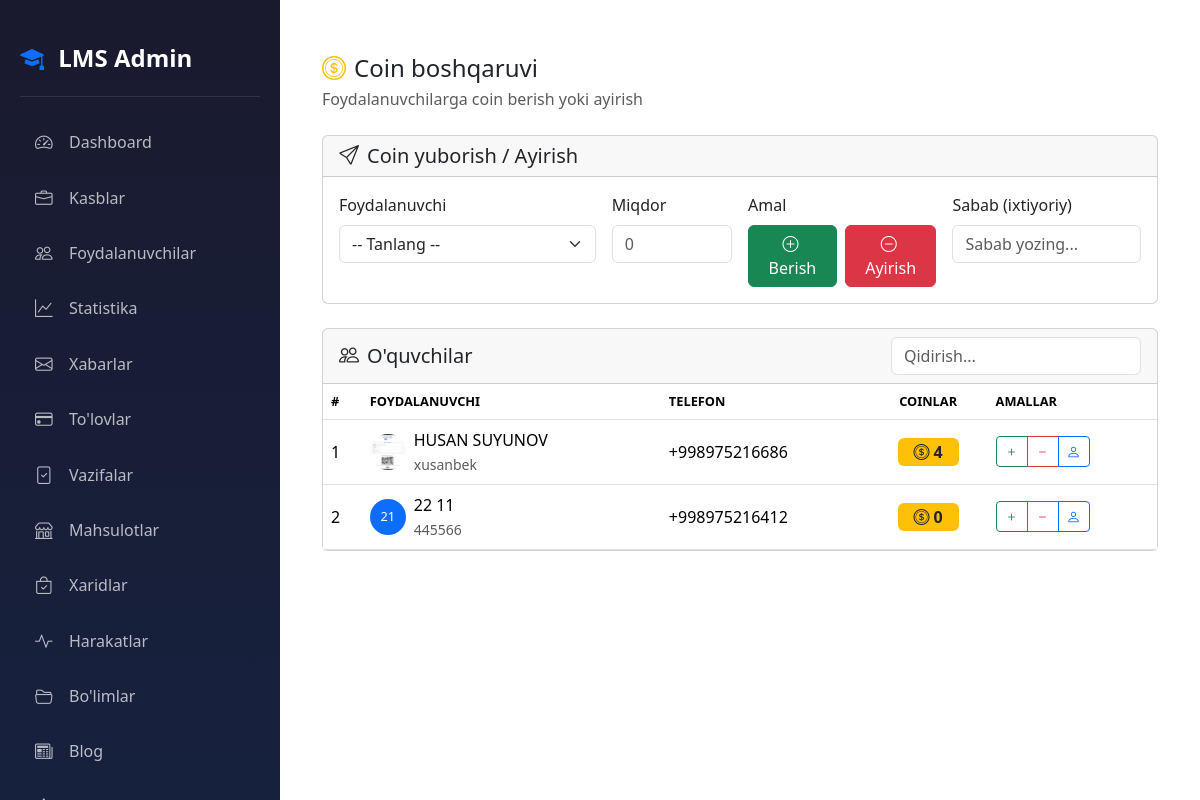
The page /dashboard/coins/ (signed in) on the database as committed earlier.
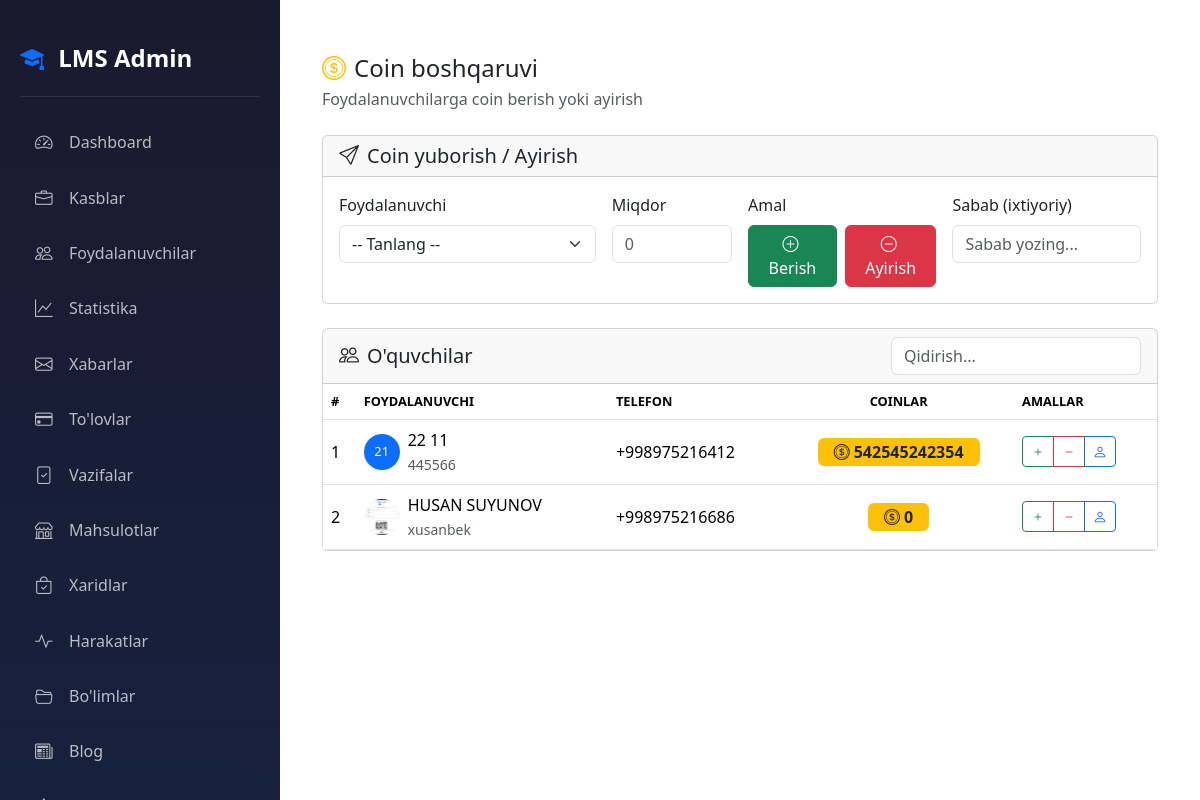
The same page on the database as committed later.
### accounts/models.py (models this page shows, shortened)
class CustomUser(AbstractUser):
    ROLE_CHOICES = (
        ('admin', 'Admin'),
        ('teacher', "O'qituvchi"),
        ('student', "O'quvchi"),
    )
    first_name = models.CharField(max_length=100, verbose_name="Ism")
    last_name = models.CharField(max_length=100, verbose_name="Familiya")
    phone = models.CharField(max_length=20, unique=True, verbose_name="Telefon raqam")
    role = models.CharField(
        max_length=20,
        choices=ROLE_CHOICES,
        default='student',
        verbose_name="Rol"
    )
    photo = models.ImageField(
        upload_to='profiles/',
        blank=True,
        null=True,
        verbose_name="Profil rasmi"
    )
    profession = models.ForeignKey(
        'Profession',
        on_delete=models.SET_NULL,
        null=True,
        blank=True,
        related_name='students',
        verbose_name="Yo'nalish"
    )
    is_blocked = models.BooleanField(default=False, verbose_name="Bloklangan")
    last_activity = models.DateTimeField(null=True, blank=True, verbose_name="Oxirgi faollik")
    bio = models.TextField(blank=True, null=True, verbose_name="O'zi haqida")
    coins = models.IntegerField(default=0, verbose_name="Coinlar")
    total_online_time = models.IntegerField(default=0, verbose_name="Jami online vaqt (daqiqa)")
    address = models.CharField(max_length=300, blank=True, null=True, verbose_name="Yashash manzili")
    birth_date = models.DateField(null=True, blank=True, verbose_name="Tug'ilgan kuni")
    id_card = models.FileField(
        upload_to='documents/id_cards/',
        blank=True,
        null=True,
        verbose_name="ID karta / Pasport"
    )
    birth_certificate = models.FileField(
        upload_to='documents/birth_certificates/',
        blank=True,
        null=True,
        verbose_name="Tug'ilganlik haqida guvohnoma"
    )
    @property
    def is_admin(self):
        return self.role == 'admin'
    @property
    def full_name(self):
        return f"{self.first_name} {self.last_name}".strip()
    class Meta:
        verbose_name = "Foydalanuvchi"
        verbose_name_plural = "Foydalanuvchilar"

### accounts/views.py (the view, shortened to what this page needs)
# urls.py: path('dashboard/coins/', views.admin_manage_coins, name='admin_manage_coins'),
@login_required
def admin_manage_coins(request):
    if not request.user.is_admin:
        messages.error(request, "Sizda bu sahifaga kirish huquqi yo'q!")
        return redirect('home')
    users = CustomUser.objects.filter(role='student').order_by('-coins', 'first_name')
    return render(request, 'accounts/admin/manage_coins.html', {
        'users': users,
    })

### accounts/management/commands/check_birthdays.py (called while the page is built, shortened)
    def handle(self, *args, **kwargs):
        today = timezone.now().date()
        users = CustomUser.objects.filter(birth_date__day=today.day, birth_date__month=today.month)
        if not users.exists():
            self.stdout.write(self.style.SUCCESS('No birthdays today.'))
            return

### accounts/templates/accounts/admin/manage_coins.html (shortened to what the changed rows need)
{% extends 'accounts/admin/base_admin.html' %}
{% block admin_content %}<div class="container-fluid py-4">
    <div class="card">
        <div class="card-body p-0">
            <div class="table-responsive">
                <table class="table table-hover mb-0" id="usersTable">
                    <thead>
                        <tr>
                            <th>#</th>
                            <th>Foydalanuvchi</th>
                            <th>Telefon</th>
                            <th class="text-center">Coinlar</th>
                            <th>Amallar</th>
                        </tr>
                    </thead>
                    <tbody>
                        {% for user in users %}
                        <tr>
                            <td>{{ forloop.counter }}</td>
                            <td>
                                <div class="d-flex align-items-center gap-2">
                                    {% if user.photo %}
                                    <img src="{{ user.photo.url }}" class="rounded-circle" width="36" height="36" style="object-fit: cover;">
                                    {% else %}
                                    <div class="rounded-circle bg-primary text-white d-flex align-items-center justify-content-center" style="width: 36px; height: 36px; font-size: 0.8rem;">
                                        {{ user.first_name.0 }}{{ user.last_name.0 }}
                                    </div>
                                    {% endif %}
                                    <div>
                                        <div class="fw-medium">{{ user.full_name }}</div>
                                        <small class="text-muted">{{ user.username }}</small>
                                    </div>
                                </div>
                            </td>
                            <td>{{ user.phone }}</td>
                            <td class="text-center">
                                <span class="badge bg-warning text-dark fs-6 px-3">
                                    <i class="bi bi-coin me-1"></i>{{ user.coins }}
                                </span>
                            </td>
                            <td>
                                <div class="btn-group btn-group-sm">
                                    <button type="button" class="btn btn-outline-success"
                                            onclick="quickAction('{{ user.pk }}', 'add', '{{ user.full_name }}')" title="Coin berish">
                                        <i class="bi bi-plus"></i>
                                    </button>
                                    <button type="button" class="btn btn-outline-danger"
                                            onclick="quickAction('{{ user.pk }}', 'remove', '{{ user.full_name }}')" title="Coin ayirish">
                                        <i class="bi bi-dash"></i>
                                    </button>
                                    <a href="{% url 'admin_user_view' user.pk %}" class="btn btn-outline-primary" title="Profil">
                                        <i class="bi bi-person"></i>
                                    </a>
                                </div>
                            </td>
                        </tr>
                        {% empty %}
                        <tr>
                            <td colspan="5" class="text-center py-4 text-muted">
                                O'quvchilar topilmadi
                            </td>
                        </tr>
                        {% endfor %}
                    </tbody>
                </table>
            </div>
        </div>
    </div>
</div>
{% endblock %}

Rows that differ between the two databases and show on the page:
changed CustomUser (number 1 of 2 on the later page): coins "0" → "542545242354"; moves up the list
changed CustomUser "HUSAN SUYUNOV": coins "4" → "0"
